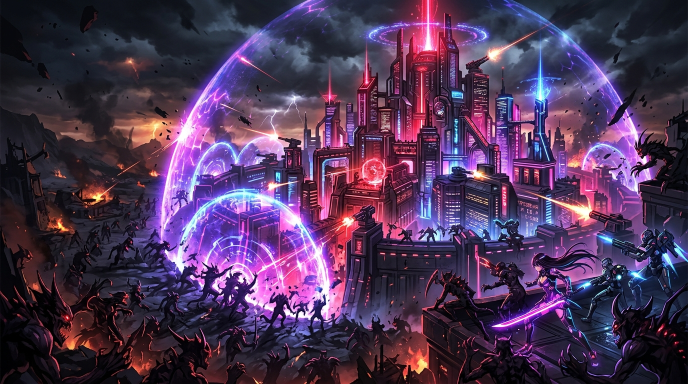
#> input picture assets/cover.jpg, 1376 x 768 px (shown at 1/2 size)
$ python build_pwa_icons.py
#> lines starting #> are read from the running program, lines starting #| are printed output that depends on the picture
"""Build square PWA icons from the authored Infernal City cover."""

from pathlib import Path

from PIL import Image, ImageOps


ROOT = Path(__file__).resolve().parents[1]
SOURCE = ROOT / "assets" / "cover.jpg"
DESTINATION = ROOT / "assets" / "icons"


def build_icon(size: int) -> None:
#> called with size = 192
    with Image.open(SOURCE) as source:
#> source is the input picture: PIL image 1376x768 RGB; mean R, G, B 77.8, 53.5, 86.3
        cover = source.convert("RGB")
        # The city is centered slightly above the geometric midpoint.
        square = ImageOps.fit(
            cover,
            (size, size),
            method=Image.Resampling.LANCZOS,
            centering=(0.5, 0.42),
        )
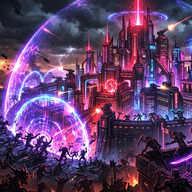
#> square: PIL image 192x192 RGB; mean R, G, B 95.9, 63, 104.7
        destination = DESTINATION / f"icon-{size}.png"
        square.save(destination, optimize=True)
        print(f"{destination}: {size}x{size}")


DESTINATION.mkdir(parents=True, exist_ok=True)
for icon_size in (192, 512):
    build_icon(icon_size)
